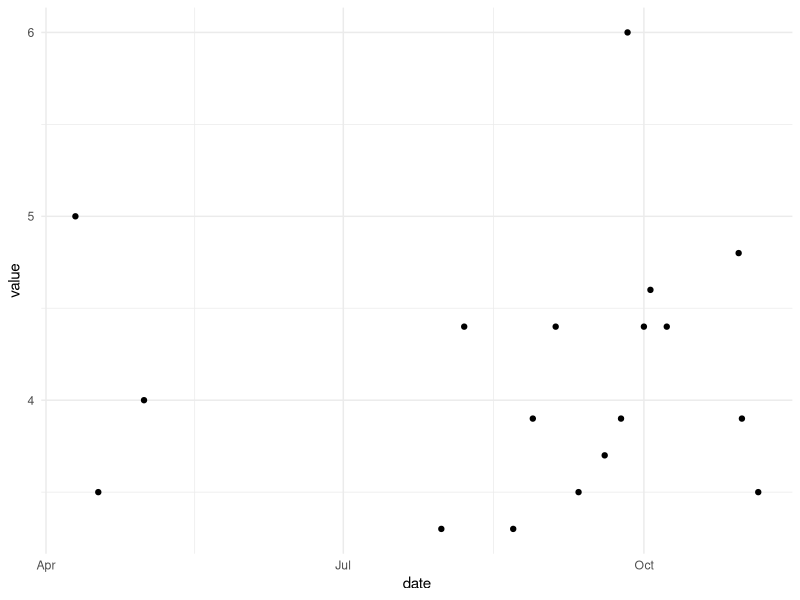
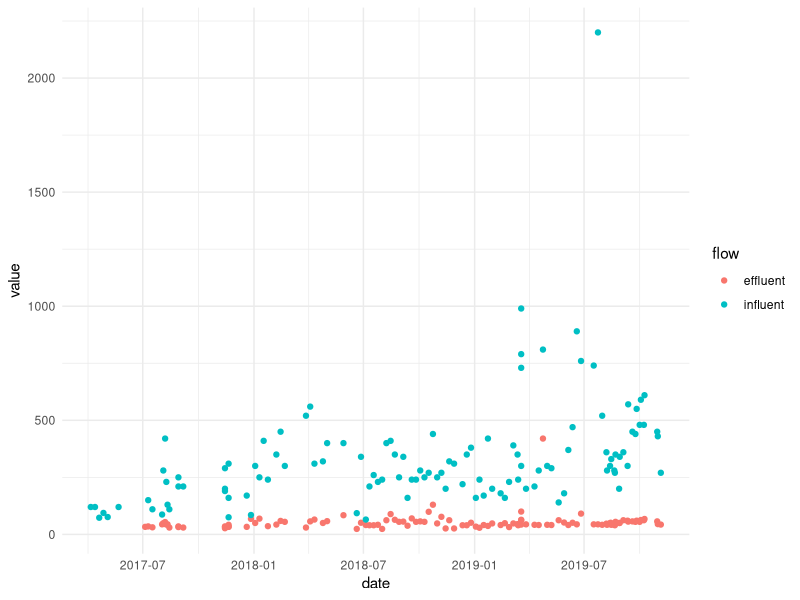

Write the R code that produced these figures, in order.
library(tidyverse); theme_set(theme_minimal())
library(lubridate)
library(here) # eliminates working directory/filepath stuff

# Read in the data
raw_clar_eff <- read_csv(here("datasets", "clarifier_effluent.csv"))
raw_clar_inf <- read_csv(here("datasets", "clarifier_influent.csv"))
raw_filter_eff <- read_csv(here("datasets", "filter_effluent.csv"))
raw_filter_inf <- read_csv(here("datasets", "filter_influent.csv"))


###############
### dplyr stuff
###############

clar_eff <- raw_clar_eff[-1]
clar_inf <- raw_clar_inf[-1]
filter_eff <- raw_filter_eff[-1]
filter_inf <- raw_filter_inf[-1]

### Add columns to each dataframe indicating treatment & flow
clar_eff <- clar_eff %>%
  add_column(treatment = rep("clarifier", nrow(.)), .after = "time") %>%
  add_column(flow = rep("effluent", nrow(.)), .after = "treatment")

clar_inf <- clar_inf %>%
  add_column(treatment = rep("clarifier", nrow(.)), .after = "time") %>%
  add_column(flow = rep("influent", nrow(.)), .after = "treatment")

filter_eff <- filter_eff %>%
  add_column(treatment = rep("filter", nrow(.)), .after = "time") %>%
  add_column(flow = rep("effluent", nrow(.)), .after = "treatment")

filter_inf <- filter_inf %>%
  add_column(treatment = rep("filter", nrow(.)), .after = "time") %>%
  add_column(flow = rep("influent", nrow(.)), .after = "treatment")

### Combine all dataframes together
combined_data <- bind_rows(clar_eff, clar_inf, filter_eff, filter_inf)

bc_lab_only <- combined_data %>%
  filter(lab == "BC Labs")

####################### More Duplicate Problems, wooo ###########

#### Changing Values ######
bc_lab_only[1312,8] <- 43.5
bc_lab_only[717, 8] <- 115
bc_lab_only[718, 8] <- 245
bc_lab_only[818, 8] <- 43
bc_lab_only[1300, 8] <- 48.5
bc_lab_only[1299, 8] <- 480
bc_lab_only[716, 8] <- 67.5
bc_lab_only[1305, 8] <- 320
bc_lab_only[1306, 8] <- 905
bc_lab_only[1302, 8] <- 4.4

#### Remvoing Rows DO NOT RUN UNTIL DONE WITH CHANGING VALUES ####
bc_lab_only <- bc_lab_only %>%
  slice(c(-1301, -651, -1242, -681, -1272, -724, -726, -1303, -819, -1310, -719, -1304, -1316, -1317, -1311, -1313))

#### Checking out bad rows #### Problems to still fix: 1304/1315, 1305/1316, 1306/1317, 1302/1313


#### Plots to figure stuff out #####
bc_lab_only %>%
  filter(treatment == "filter", flow == "influent", parameter == "ortho-Phosphate", date > ymd("2019-04-01")) %>%
  ggplot(aes(x = date, y = value)) +
    geom_point()

bc_lab_only %>%
  filter(treatment == "filter", parameter == "TSS (mg/L)") %>% 
  ggplot(aes(x = date, y = value)) +
    geom_point(aes(color = flow))
###################################################################  

### Spread the parameters to make them columns, merge datetimes, 
### convert to datetimes. Row 258 has a problem where the date didn't parse
spread_data <- bc_lab_only %>%
  spread(., parameter, value) %>%
  unite("datetime", date:time, sep = " ") %>%
  mutate(datetime = ymd_hms(datetime))

### Rename columns to lower case, remove non-syntactic names
clean_data <- spread_data %>%
  rename_all(tolower) %>%
  rename(
    bod = `bod (mg/l)`,
    cod = `cod (mg/l)`,
    cod_mgkg = `cod (mg/kg)`,
    op = `ortho-phosphate`,
    tss = `tss (mg/l)`,
    vss = `vss (mg/l)`
  )

### Saves the clean data as a .rda file
saveRDS(clean_data, file = "datasets/clean_lab_data.rda")

### When you want to read the file in: data_name <- readRDS(datasets/clean_lab_data.rda)

  








 

